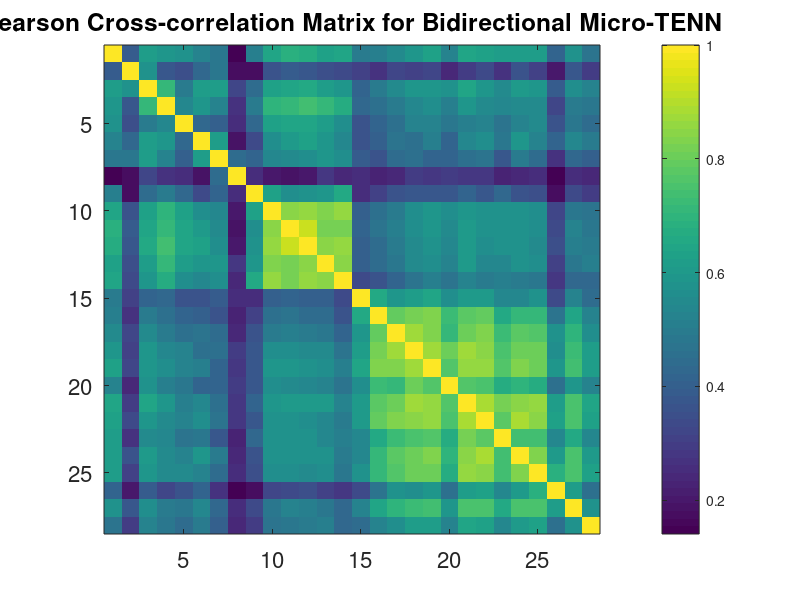
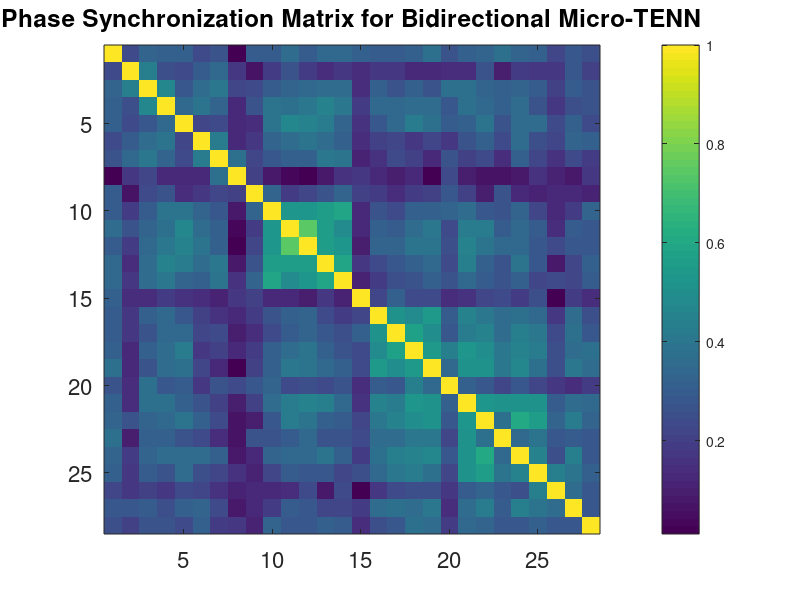
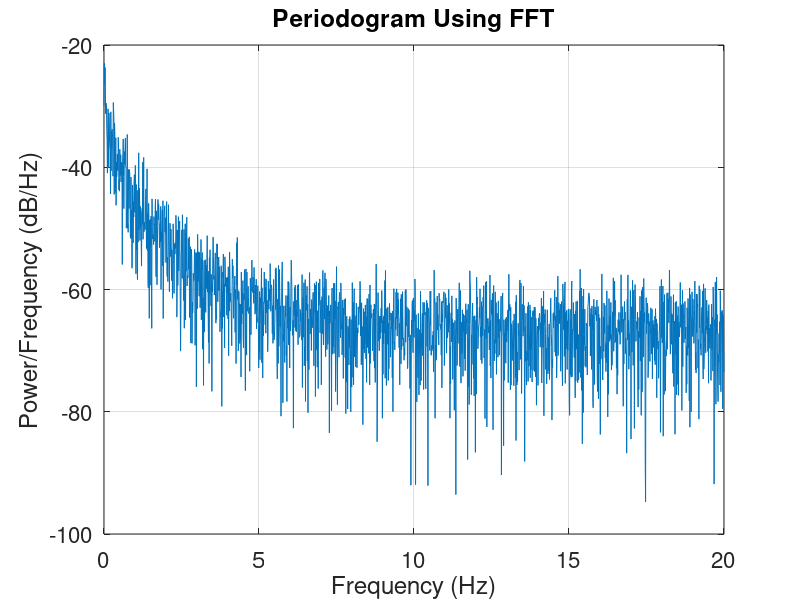

Write MATLAB code to recreate these figures, in order.
%%%%%%%%%%%%%%%%%%%%%%%%%%%%%%%%%%%%%%%%%%%
%Anjali Dhobale afd5230@psu.edu
%Refer Paper: Accesssing the Functional Connectivity of Micro-Tisse
%Engineered Neural Networks using Calcium Fluorescence Signals
%This code calculated the pearson crosscorrelation, phase
%synchronization and Power Spectrum for the dataset obtained from FluoroSNNAP
%%%%%%%%%%%%%%%%%%%%%%%%%%%%%%%%%%%%%%%%%%%%%
clear all; close all; clc

%loading dataset extracted from FluoroSNNAP
load ut_d5_40hz_14left
data_image1 = dc4left14;
[N,T] = size(data_image1); %assigning number of rows and time column from the dataset

%Calculating the Pearson Crosscorrelation 
W=[data_image1'];
CorrM=corr(W);

%Display Pearson Crosscorrelation plot
figure(1);
imagesc(CorrM);
m = title('Pearson Cross-correlation Matrix for Bidirectional Micro-TENN'); colorbar;
set(m,'FontSize',16);
set(gca,'FontSize',16);

%Calculating Phase Synchronization
%Refer Allefeld, C., Müller, M. & Kurths, J. Eigenvalue Decomposition As a Generalized Synchronization Cluster Analysis. Int. J. Bifurc. Chaos 17, 3493?3497 (2007)
 for ii=1:N
y = hilbert(W(:,ii)); %%hilbert transformation of the signals
sigphase = angle(y); %%calculating the instantaneous phase angle
PhMat(:,ii)= sigphase;
 end
SigLength=size(PhMat,1);
for jj=1:N 
for kk=1:N
RS(jj,kk)=abs(sum(exp(i*(PhMat(:,jj)-PhMat(:,kk))))/SigLength); %%calculating phase synchronization
end
end

%Displaying normalized phase synchronization plot
%RS = RS/max(RS);
RS = RS/max(abs(RS(:))); %%normalizing
figure(2);
imagesc(RS);
t = title('Phase Synchronization Matrix for Bidirectional Micro-TENN'); colorbar;
set(t,'FontSize',16)
set(gca,'FontSize',16);


%Selecting rows of data that are not correlated and not synchronized
%Similar signals cause DTF signals to fail, components must be independent
%following algorithm is used to eliminate similar signals 
indx = [];
for i = 1:N;
    %SORT
    IC2 = find(CorrM(:,1)>=0.5); %%collect signals with correlation >0.5
    IP2 = find(RS(:,1)>=0.5); %%collect signals with phase synchronization >0.5
    a = [indx,intersect(IC2,IP2)'];  %%collect signals that are highly correlated and synchronizated
    b = unique(a);
    indx = b(2:end);
end
newind = ones(1,N);
newind(indx) = 0;
c = (newind>0);
data_image2 = data_image1(c,:); %%eliminate signals rows

%Power Spectrum Curve Algorithm
C = dc4left14; %%load data
s1 = C(28,:); %%assign data signals to S1 variable
%40Hz Timeline
t=0:0.025:99.99; %Time per frame: Total Time
%t=0:0.008771:35.08;
%t = 0:0.05:119.950;
p = spline(t,s1,3);

%Fs = 114;
Fs = 40; %Sampling frequency Hz
N = length(t);
xdft = fft(s1);

xdft = xdft(1:N/2+1);
psdx = (1/(Fs*N)) * abs(xdft).^2;
psdx(2:end-1) = 2*psdx(2:end-1);
freq = 0:Fs/length(s1):Fs/2;

%Displaying Power Spectrum curve
figure(3)
plot(freq,10*log10(psdx))
grid on
title('Periodogram Using FFT','FontSize',20)
xlabel('Frequency (Hz)','FontSize',20)
ylabel('Power/Frequency (dB/Hz)','FontSize',20)
set(gca,'FontSize',16);

